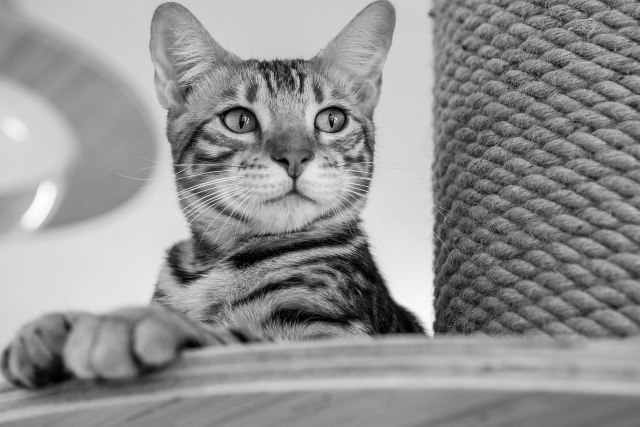
#> input picture python/jobsheet5/img/kucingHitamPutih.jpg, 1280 x 853 px, found by its file name (shown at 1/2 size)
$ python 5.4ekualisasi.py
#> lines starting #> are read from the running program, lines starting #| are printed output that depends on the picture
# Ekualisasi histogram
import cv2
import numpy as np

citra = cv2.imread('python\\jobsheet5\\img\\kucingHitamPutih.jpg', 0)
#> citra is the input picture: shape (853, 1280); min 0, max 255, mean 145.5

ekual = cv2.equalizeHist(citra)
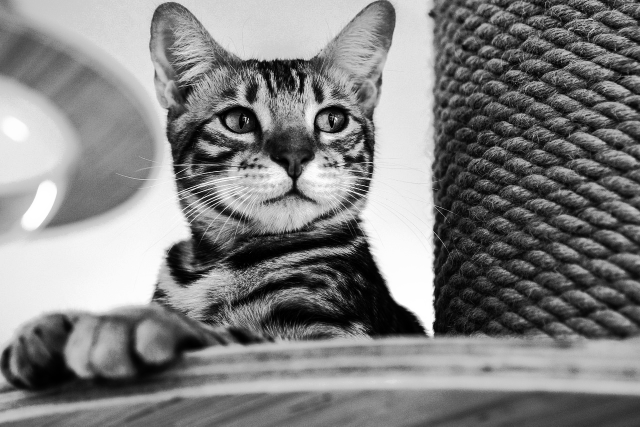
#> ekual: shape (853, 1280) (shown at 1/2 size); min 0, max 255, mean 128.1

hasil = np.hstack((citra, ekual))
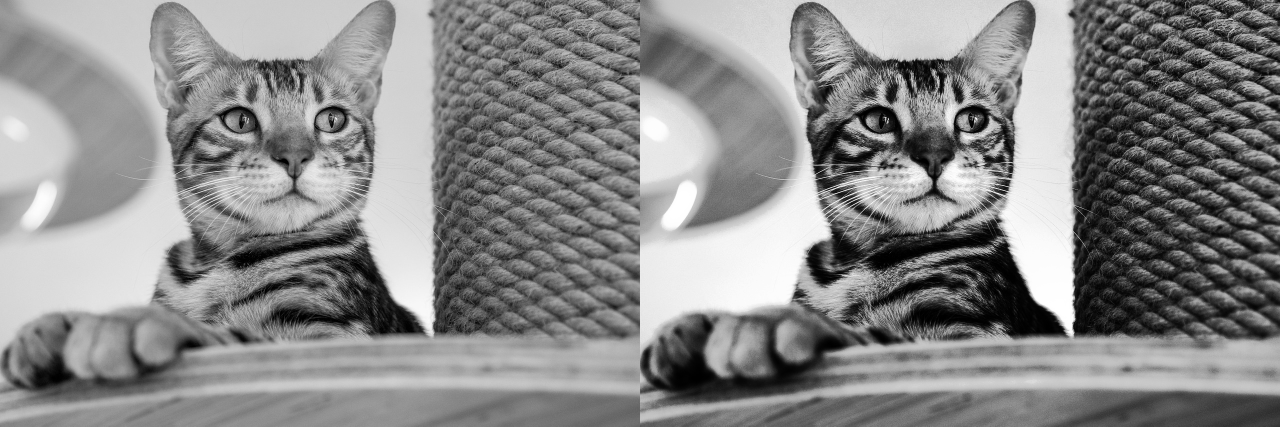
#> hasil: shape (853, 2560) (shown at 1/2 size); min 0, max 255, mean 136.8

scale_percent = 50  # ubah ukurane
width = int(hasil.shape[1] * scale_percent / 100)
#> width = 1280
height = int(hasil.shape[0] * scale_percent / 100)
#> height = 426
dim = (width, height)
#> dim = (1280, 426)
resized = cv2.resize(hasil, dim, interpolation=cv2.INTER_AREA)
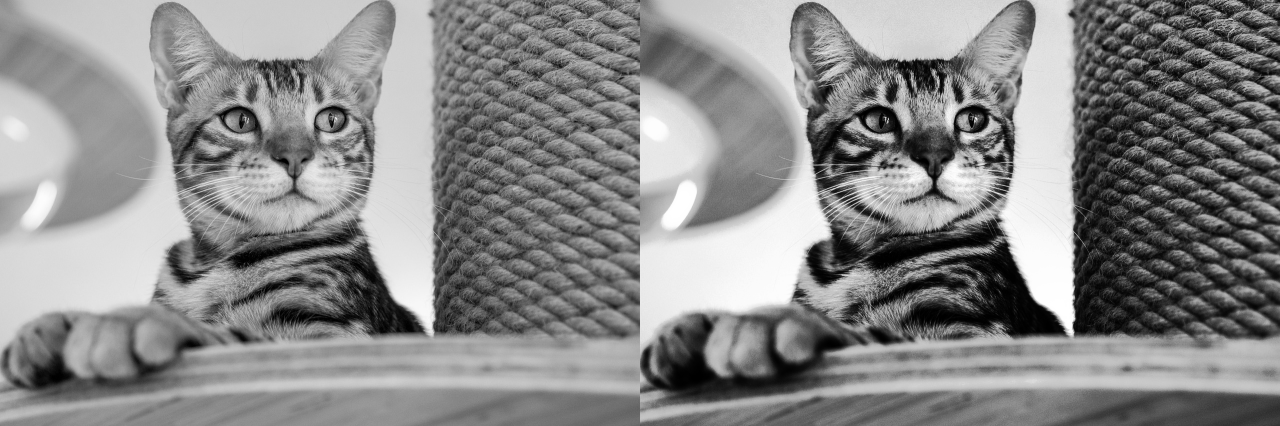
#> resized: shape (426, 1280); min 0, max 255, mean 136.8

cv2.imshow('Hasil Ekualisasi', resized)
cv2.waitKey(0)
cv2.destroyAllWindows()

$ run again, with python/jobsheet5/img/peppers2.jpg copied over python/jobsheet5/img/kucingHitamPutih.jpg
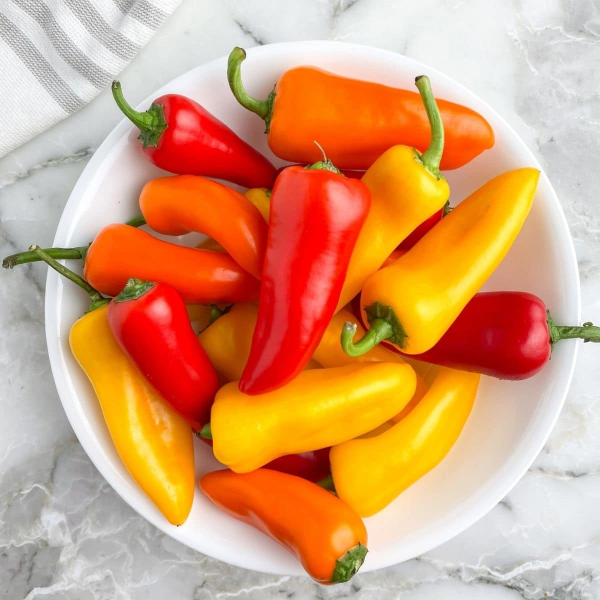
#> input picture python/jobsheet5/img/peppers2.jpg, 1200 x 1200 px, found by its file name (shown at 1/2 size)
#> `ekual = cv2.equalizeHist(citra)`:
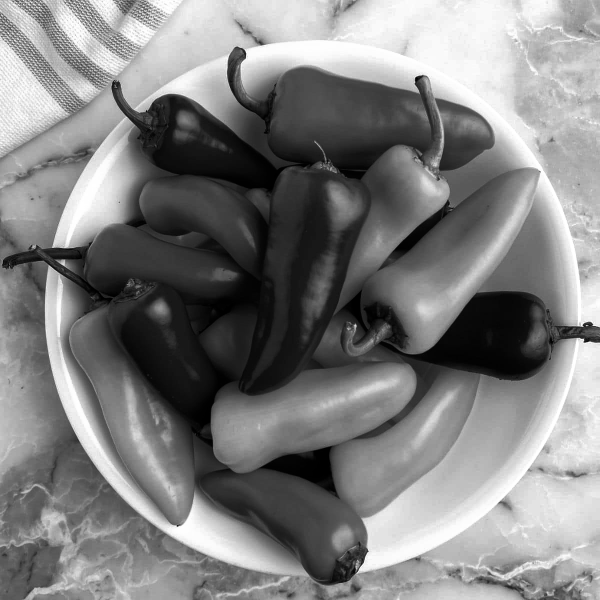
#> ekual: shape (1200, 1200) (shown at 1/2 size); min 0, max 255, mean 128.3
#> `resized = cv2.resize(hasil, dim, interpolation=cv2.INTER_AREA)`:
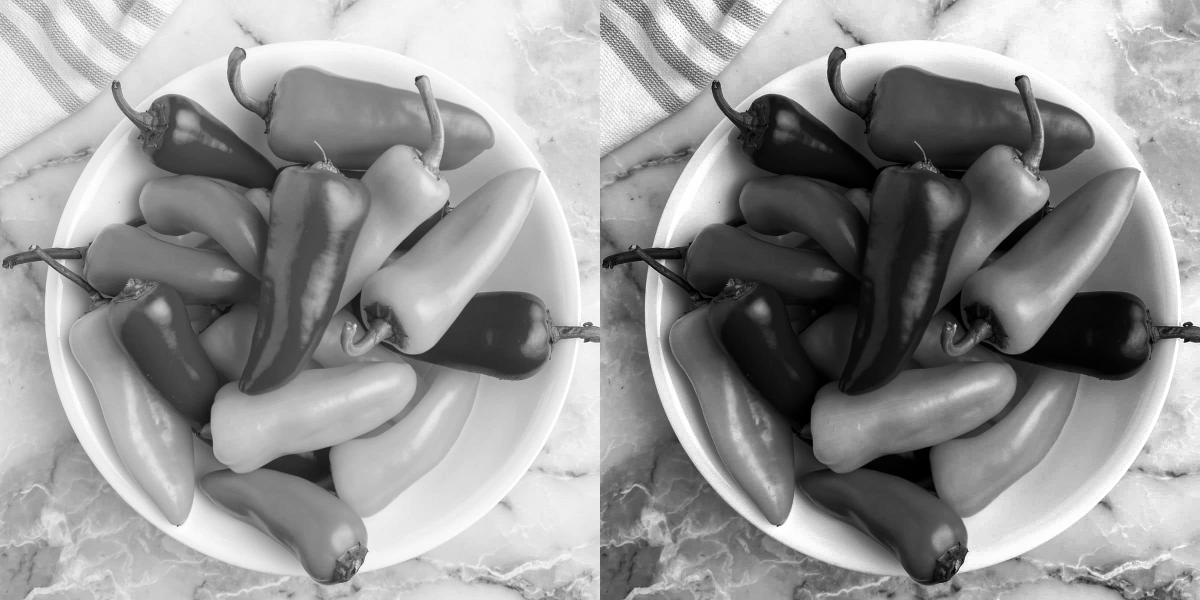
#> resized: shape (600, 1200); min 0, max 255, mean 150

$ run again, with python/jobsheet5/img/kucingCape.png saved as python/jobsheet5/img/kucingHitamPutih.jpg
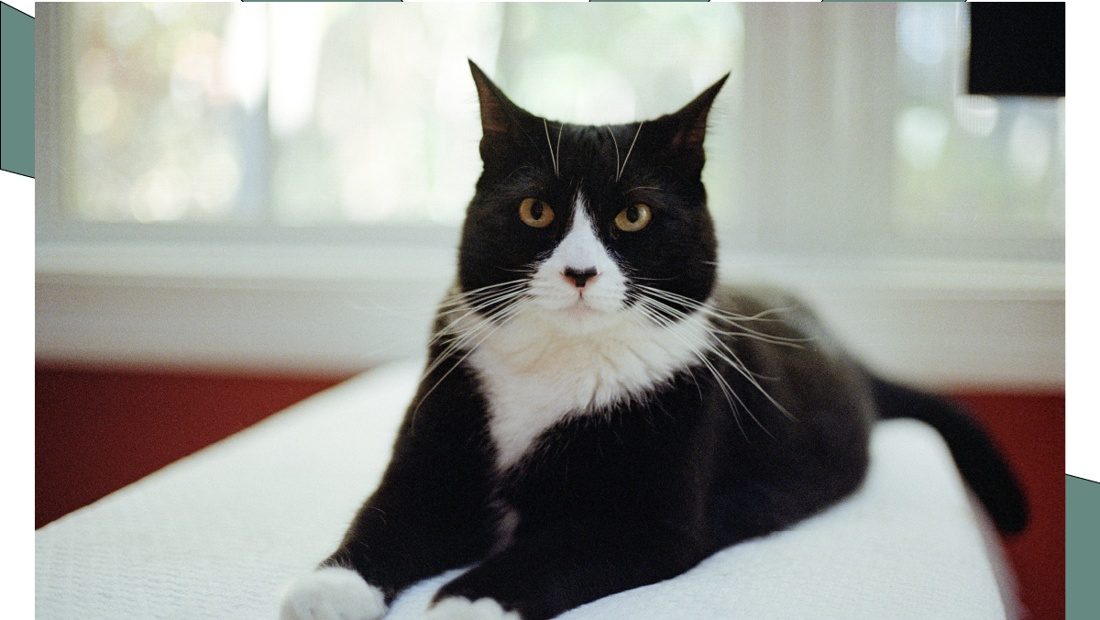
#> input picture python/jobsheet5/img/kucingCape.png, 1100 x 620 px, found by its file name
#> `ekual = cv2.equalizeHist(citra)`:
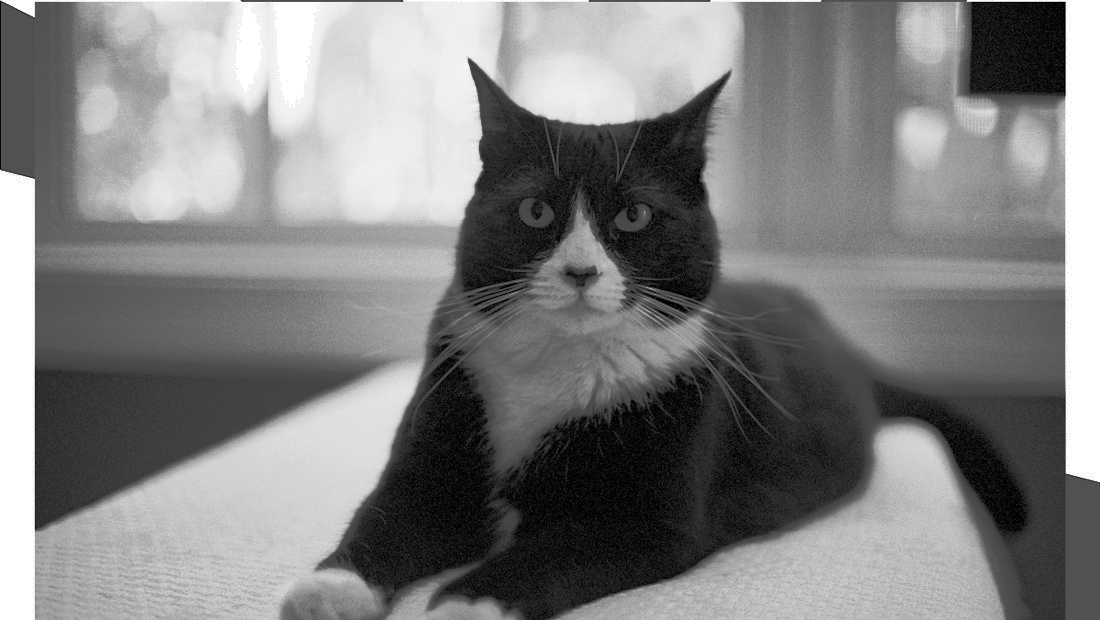
#> ekual: shape (620, 1100); min 0, max 255, mean 128.6
#> `resized = cv2.resize(hasil, dim, interpolation=cv2.INTER_AREA)`:
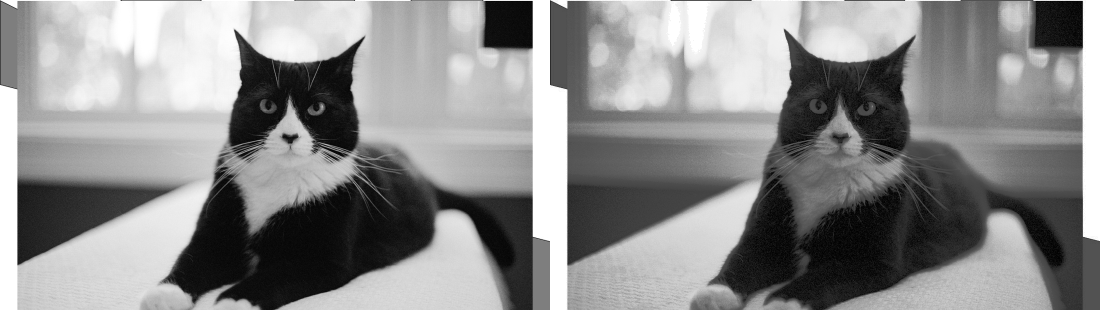
#> resized: shape (310, 1100); min 0, max 255, mean 139.7
